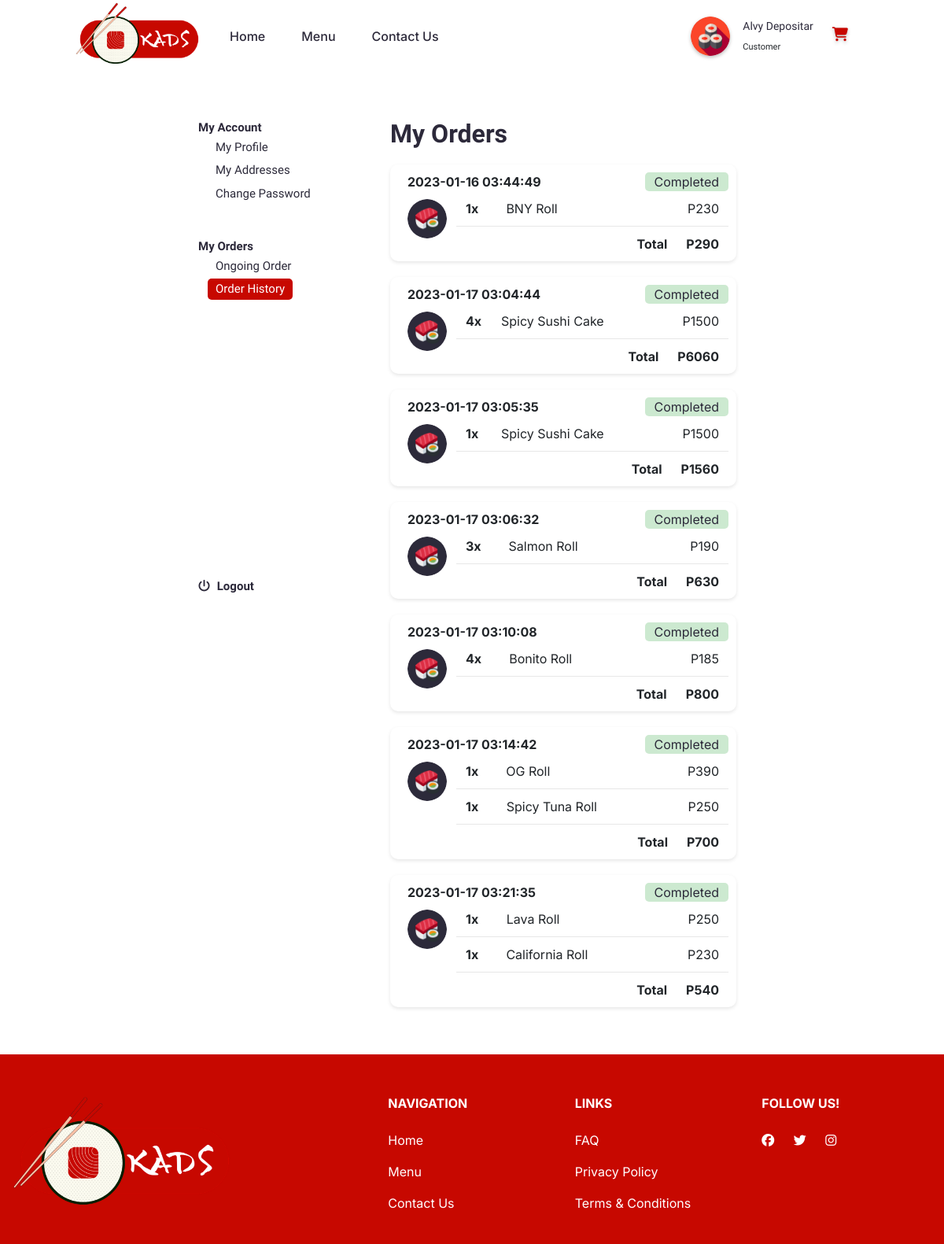
The app's page /orderhistory.php (signed in) with its own data.
### tables this page shows
CREATE TABLE `info_accts` (
  `id` int(11) NOT NULL,
  `firstname` varchar(255) DEFAULT NULL,
  `lastname` varchar(255) DEFAULT NULL,
  `birthday` date DEFAULT NULL,
  `username` varchar(255) DEFAULT NULL,
  `phone` varchar(255) DEFAULT NULL,
  `password` varchar(255) DEFAULT NULL,
  `role` int(11) DEFAULT NULL,
  `house` varchar(255) DEFAULT NULL,
  `city` varchar(255) DEFAULT NULL,
  `province` varchar(255) DEFAULT NULL,
  `zip` int(11) DEFAULT NULL
);

CREATE TABLE `user_orders` (
  `id` int(11) NOT NULL,
  `order_number` int(11) NOT NULL,
  `product_id` int(255) NOT NULL,
  `quantity` int(11) NOT NULL,
  `date` datetime DEFAULT NULL,
  `status` int(11) DEFAULT NULL,
  `user_id` int(11) DEFAULT NULL
);

CREATE TABLE `products` (
  `p_id` int(11) NOT NULL,
  `image` varchar(400) DEFAULT NULL,
  `productName` varchar(255) DEFAULT NULL,
  `price` int(11) NOT NULL,
  `category` int(11) DEFAULT NULL
);

### orderhistory.php (the view, shortened to what this page needs)
<?php
if (!isset($_SESSION["loggedin"]) && !isset($_SESSION['role'])){
  header("location: login.php");
  exit;
} else if (isset($_SESSION["loggedin"]) && $_SESSION["loggedin"] === true && $_SESSION["role"] === 1) {
  header("location: admin/dashboard.php");
  exit;
} else {
    include 'conn.php';
?>
<!doctype html>
<html lang="en" class="scroller">
    <head>
        <link href="https://cdn.jsdelivr.net/npm/bootstrap@5.2.3/dist/css/bootstrap.min.css" rel="stylesheet">
        <link rel="stylesheet" href="css/header-responsive.css" />
        <link rel="stylesheet" href="css/footer.css" />
        <link rel="stylesheet" href="css/user.css" />
        <link rel="stylesheet" href="css/orderhistory.css" />
    </head>
    <body>
      <?php
      $id = $_SESSION['id'];
        include 'header-user.php';
      ?>
        <div class="order-content-container container d-flex justify-content-center">
          <div class="row content-wrapper">
            <div class="col-4 left-content">
              <div class="container">
                <div class="row links-title-top">My Account</div>
                <div class="row">
                  <div class="col-11">
                    <a href="userprofile.php">
                      <button type="button" class="side-links">My Profile</button>
                    </a>
                  </div>
                </div>
                <div class="row">
                  <div class="col-11">
                    <a href="myAddresses.php">
                      <button type="button" class="side-links">My Addresses</button>
                    </a>
                  </div>
                </div>
                <div class="row">
                  <div class="col-11">
                    <a href="changePass.php">
                      <button type="button" class="side-links">Change Password</button>
                    </a>
                  </div>
                </div>
                <div class="row links-title">My Orders</div>
                <div class="row">
                  <div class="col-11">
                    <a href="ongoingorder.php">
                      <button type="button" class="side-links">Ongoing Order</button>
                    </a>
                  </div>
                </div>
                <div class="row">
                  <div class="col-11">
                    <a href="orderhistory.php">
                      <button type="button" class="side-links side-links-active">Order History</button>
                    </a>
                  </div>
                </div>
                <div class="row align-bottom logout-group">
                  <a href="logout.php">
                    <span class="fa-solid fa-power-off">
                      <span class="logout-label">Logout</span>
                    </span>
                  </a>
                </div>
              </div>
            </div>
            <div class="col right-content-2">
              <h2 class="section-title">My Orders</h2>
              <?php
                $query="SELECT * FROM user_orders INNER JOIN products ON user_orders.product_id = products.p_id WHERE user_id = '$id' ORDER BY date" ;
                $result=mysqli_query($conn,$query);
                $order_by_date = array();
                while ($row = mysqli_fetch_assoc($result)) {
                  $date = date('Y-m-d H:i:s', strtotime($row['date']));
                  if (!isset($order_by_date[$date])) {
                      $order_by_date[$date] = array();
                      $order_by_date[$date]['total'] = 0;
                      $order_by_date[$date]['status'] = $row['status'];
                  }
                  $order_by_date[$date]['total'] += $row['price'] * $row['quantity'];
                  array_push($order_by_date[$date], $row);
                }
              foreach ($order_by_date as $date => $orders) {
              ?>
              <div class="order-container">
                <div class="container">
                  <div class="row d-flex align-items-center">
                    <div class="col order-header"><?php echo $date; ?></div>
                    <?php
                        if ($orders['status'] == 1) {
                            echo "<div class='order-progress p-processing'>Preparing</div>";
                        } elseif($orders['status'] == 2) {
                            echo "<div class='order-progress p-delivery'>Out for Delivery</div>";
                        } elseif($orders['status'] == 3){
                          echo "<div class='order-progress p-completed'>Completed</div>";
                        }
                     ?>
                  </div>
                </div>
                <div class="container order-group">
                  <div class="row">
                    <div class="col-auto">
                      <img src="images/order-icon.png" class="order-icon">
                    </div>
                    <div class="col">
                      <?php
                        foreach ($orders as $row) {
                          if (is_array($row)) {
                      ?>
                      <div class="row order-item">
                        <div class="col"><b><?php echo $row['quantity']?>x</b></div>
                        <div class="col-8"><?php echo $row['productName']?></div>
                        <div class="col order-price">P<?php echo $row['price']?></div>
                      </div>
                      <?php
                        }
                      }?>
                      <div class="row">
                        <div class="col"></div>
                        <div class="col-8 total-text"><b>Total</b></div>
                        <div class="col order-total order-price"><b>P<?php echo $order_by_date[$date]['total'] + 60; ?></b></div>
                      </div>
                    </div>
                  </div>
                </div>
              </div>
              <?php } ?>
                  </div>
                </div>
              </div>
    </body>
</html>
<?php } ?>

### header-user.php (shortened to what this page needs)
<?php
  $query="SELECT * FROM info_accts WHERE id = '$id'";
  $result=mysqli_query($conn,$query);
  $row = mysqli_fetch_assoc($result);
?>
       <nav class="navbar navbar-expand-lg navbar-light">
        <div class="container-fluid navbar-content">
            <a class="navbar-brand" href="/KADS">
                <img src="images/kads_logo_1.png" alt="" height="85" id="headerlogo">
            </a>
          <div class="collapse navbar-collapse" id="navbarText">
            <ul class="navbar-nav me-auto mb-2 mb-lg-0">
              <li class="nav-item">
                <a class="nav-link" aria-current="page" href="/KADS" >Home</a>
              </li>
              <li class="nav-item">
                <a class="nav-link" href="menu.php">Menu</a>
              </li>
              <li class="nav-item">
                <a class="nav-link" href="contact.php">Contact Us</a>
              </li>
            </ul>
            <ul class="navbar-nav">
                <li class="nav-item">
                  <span id="username">
                    <table class="table-borderless">
                      <tbody>
                        <tr>
                          <td rowspan="2">
                            <a href="userprofile.php" class="useravatarfilter">
                              <img id="useravatar" src="images/avatar-1.jpg" width="50px" height="50px">
                            </a>
                          </td>
                          <td class="rowspace"></td>
                          <td><a href="userprofile.php" class="user-name">
                            <?php echo $row['firstname'] ." ". $row['lastname']; ?>
                          </a></td>
                          <td class="rowspace"></td>
                          <td rowspan="2">
                            <a class="nav-link" href="cart.php">
                              <i class="fa-solid fa-cart-shopping"></i>
                            </a>
                          </td>
                        </tr>
                        <tr>
                          <td class="rowspace"></td>
                          <td id="usertitle">Customer</td>
                          <td class="rowspace"></td>
                          <td></td>
                        </tr>
                      </tbody>
                    </table>
                  </span>
                </li>
            </ul>
          </div>
        </div>
    </nav>

### css/header-responsive.css (style rules this page uses)
body { font-family: Inter; }
.navbar { z-index: 1000; font-family: Readex Pro; }
.navbar-content { padding: 0 8%; margin-bottom: -10px; margin-top: -10px; font-family: Readex Pro; position:sticky; }
.nav-item { padding: 0 15px; font-family: Readex Pro; }
.nav-link { color: #2C293A; font-weight: 500; font-family: Readex Pro; }
.fa-cart-shopping { font-size:18px; color: #C70800; filter: drop-shadow(0px 2px 2px #00000040); }
.nav-item > #username { font-size: 14px; font-family: Readex Pro; }
tr > #usertitle { font-size: 11px; font-family: Readex Pro; }
.rowspace { padding:0 7px; }
#useravatar { filter: drop-shadow(0px 2px 2px #00000040); border-radius: 100%; }
.useravatarfilter { height:50px; width:50px; border-radius: 100%; display: inline-block; }
a { text-decoration: none; font-family: Readex Pro; }
.user-name, td>a { color: #2C293A; font-size: 14px; font-family: Readex Pro !important; }

### css/footer.css (style rules this page uses)
html { scroll-behavior: smooth; }
.scroller { overflow-y: scroll; overflow-x: hidden; scrollbar-color: #C70800 #2C2A3A; scrollbar-width: thin; }
footer { background-color: #C70800; color: #fff !important; font-family: Inter; padding-top:5px; }
.fab { color: #fff !important; margin-right: 20px; }
a:link, a:visited, a:hover, a:active { text-decoration: none; font-family: Inter; }
h6 { font-family: Inter; }

### css/user.css (style rules this page uses)
body { background-color: #fff; font-family: 'Inter'; }
.content-wrapper { height: inherit; padding: 40px 0; width: inherit; }
.left-content { padding: 0 0 40px 0; }
.logout-label { font-family: 'Readex Pro'; font-weight: 600; color: #2C293A; font-size: 15px; padding-left: 5px; }
.logout-group { padding-top:350px; }
.logout-group a { text-decoration: none; font-family: 'Readex Pro'; font-weight: 600; color: #2C293A; font-size: 15px; padding-left:0; }
.links-title { margin-top: 40px; font-family: 'Readex Pro'; font-weight: 600; color: #2C293A; font-size: 15px; }
.links-title-top { font-family: 'Readex Pro'; font-weight: 600; color: #2C293A; font-size: 15px; }
.side-links { text-align: left; font-family: 'Readex Pro'; font-weight:400; font-size: 15px; border: none; background-color: #fff; color: #2C2A3A; padding: 2px 10px; border-radius: 5px; margin-bottom: 3px; }
.side-links-active { background-color: #C70800; color: #fff; }

### css/orderhistory.css (style rules this page uses)
:root { --primary: #C70800; --primary-dark: #8e0001; --secondary: #2C2A3A; --light: #E7E7E7; --processing: rgba(255,0,26,0.2); --delivery: rgba(233, 132, 0, 0.2); --completed: rgba(0, 143, 24, 0.2); }
body { background-color: #fff; font-family: Inter; }
.section-title { font-family: Readex Pro; font-weight: bold; color: #2C293A; }
.order-container { background-color: #fff; border-radius: 10px; padding: 10px; margin: 20px 0; filter: drop-shadow(0px 2px 2px #E7E7E7); }
.order-icon { height:50px; width:50px; border-radius: 100%; }
.order-group { margin-top:10px; }
.order-item { margin-bottom: 10px; padding-bottom: 10px; border-bottom: 1px solid #e7e7e7; }
.total-text { text-align: right; }
.order-price { text-align: right; }
.order-content-container { margin-top:20px; min-width:fit-content; max-width: 60%; }
.order-progress { width:fit-content; border-radius: 5px; color:#2C2A3A; }
.p-completed { background-color: var(--completed); }
.order-header { font-weight: bold; }

### records on screen
info_accts: firstname "Alvy", lastname "Depositar"
user_orders: quantity "1", product.productName "BNY Roll", product.price "230"
user_orders: quantity "4", product.productName "Spicy Sushi Cake", product.price "1500"
user_orders: quantity "1", product.productName "Spicy Sushi Cake", product.price "1500"
user_orders: quantity "3", product.productName "Salmon Roll", product.price "190"
user_orders: quantity "4", product.productName "Bonito Roll", product.price "185"
user_orders: quantity "1", product.productName "OG Roll", product.price "390"
user_orders: quantity "1", product.productName "Spicy Tuna Roll", product.price "250"
user_orders: date "2023-01-17 03:21:35", quantity "1", product.productName "California Roll", product.price "230", $order_by_date[$date]['total'] + 60 "540"
user_orders: quantity "1", product.productName "Lava Roll", product.price "250"

### other values on screen
$date "2023-01-16 03:44:49"
$order_by_date[$date]['total'] + 60 "290"
$date "2023-01-17 03:04:44"
$order_by_date[$date]['total'] + 60 "6060"
$date "2023-01-17 03:05:35"
$order_by_date[$date]['total'] + 60 "1560"
$date "2023-01-17 03:06:32"
$order_by_date[$date]['total'] + 60 "630"
$date "2023-01-17 03:10:08"
$order_by_date[$date]['total'] + 60 "800"
$date "2023-01-17 03:14:42"
$order_by_date[$date]['total'] + 60 "700"
